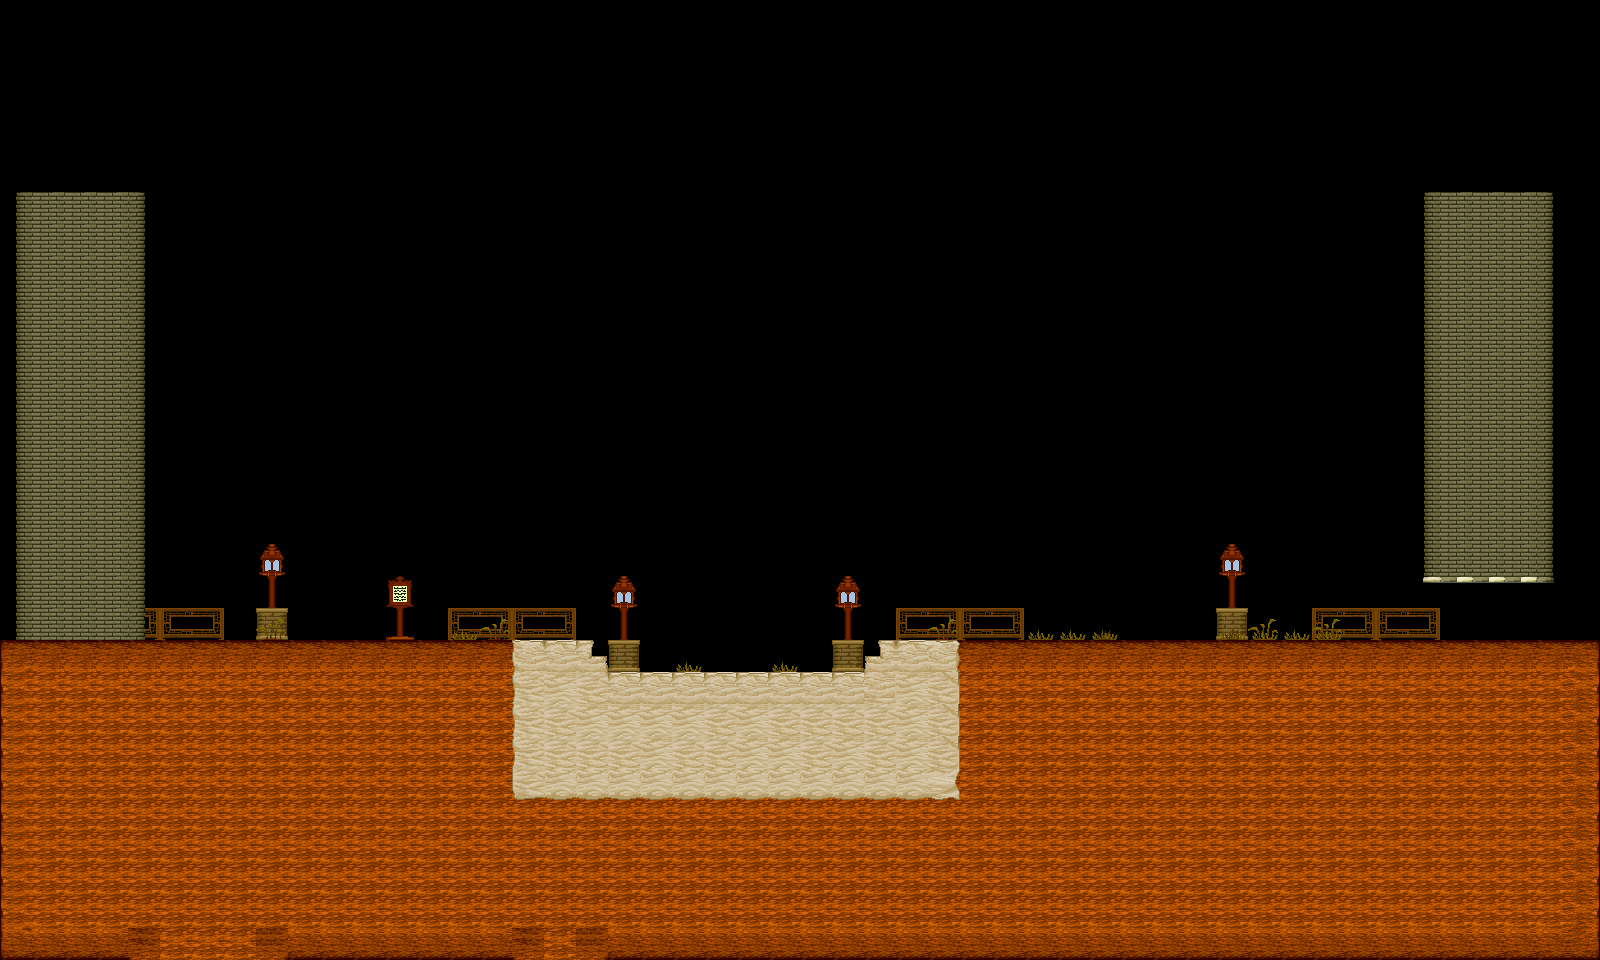

A level layout from a 2D game, rendered from its tile map. Below: a short description, then the map file with tile-grid data replaced by summaries:
An orthogonal 50x30 tile map with 32x32 px tiles, 5 tile layers (Background1, Background2, Background3, Foreground1, ...) and 3 objects.

<map version="1.0" tiledversion="1.1.1" orientation="orthogonal" renderorder="right-down" width="50" height="30" tilewidth="32" tileheight="32" infinite="0" nextobjectid="10">
 <properties>
  <property name="unity:scale" value="0.0625" />
 </properties>
 <tileset firstgid="1" source="spear_park.tsx" />
 <layer name="Background1" width="50" height="30">
  <properties>
   <property name="unity:sortingOrder" type="int" value="-3" />
  </properties>
  <data>[1500 cells, 0 non-empty, 0 distinct tile ids]</data>
 </layer>
 <layer name="Background2" width="50" height="30">
  <properties>
   <property name="unity:sortingOrder" type="int" value="-2" />
  </properties>
  <data>[1500 cells, 12 non-empty, 4 distinct tile ids]</data>
 </layer>
 <layer name="Background3" width="50" height="30">
  <properties>
   <property name="unity:sortingOrder" type="int" value="-1" />
  </properties>
  <data>[1500 cells, 18 non-empty, 7 distinct tile ids]</data>
 </layer>
 <objectgroup name="walls">
  <properties>
   <property name="unity:layer" value="Obstacle" />
  </properties>
  <object id="7" x="1424" y="576">
   <polyline points="0,0 0,-448 128,-448" />
  </object>
  <object id="8" x="1600" y="640">
   <polyline points="0,0 -704,0 -736,32 -992,32 -1024,0 -1456,0 -1456,-448 -1584,-448" />
  </object>
  <object id="9" x="1424" y="576">
   <polyline points="0,0 128,0 128,64" />
  </object>
 </objectgroup>
 <objectgroup name="jumpThru">
  <properties>
   <property name="unity:layer" value="Obstacle" />
   <property name="unity:tag" value="jumpThru" />
  </properties>
 </objectgroup>
 <layer name="Foreground1" width="50" height="30">
  <properties>
   <property name="unity:sortingOrder" type="int" value="1" />
  </properties>
  <data>[1500 cells, 609 non-empty, 21 distinct tile ids]</data>
 </layer>
 <layer name="Foreground2" width="50" height="30">
  <properties>
   <property name="unity:sortingOrder" type="int" value="2" />
  </properties>
  <data>[1500 cells, 69 non-empty, 17 distinct tile ids]</data>
 </layer>
</map>
